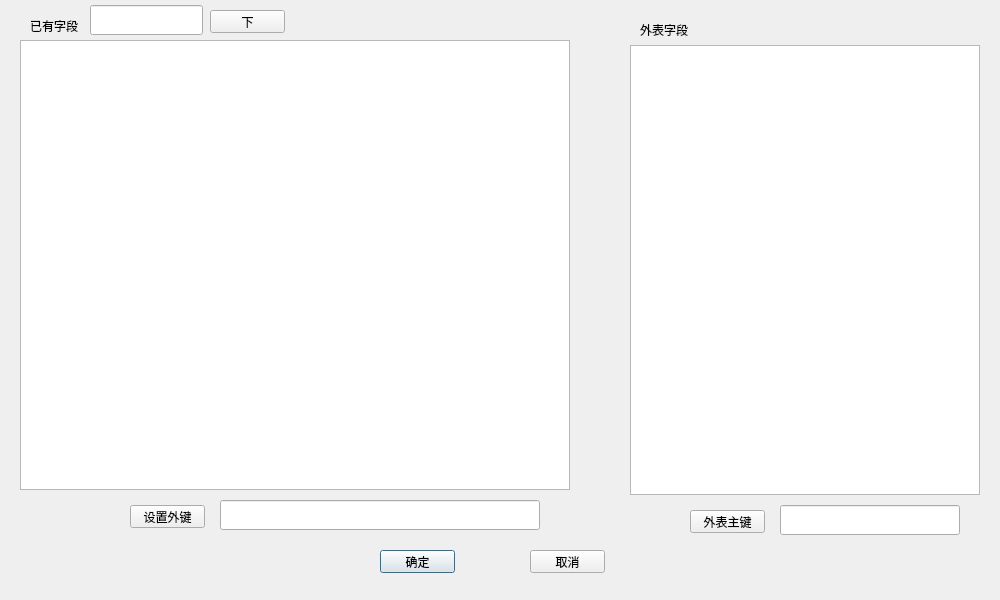
<?xml version="1.0" encoding="UTF-8"?>
<ui version="4.0">
 <class>SetForeignTableDialog</class>
 <widget class="QDialog" name="SetForeignTableDialog">
  <property name="geometry">
   <rect>
    <x>0</x>
    <y>0</y>
    <width>1000</width>
    <height>600</height>
   </rect>
  </property>
  <property name="font">
   <font>
    <pointsize>9</pointsize>
   </font>
  </property>
  <property name="windowTitle">
   <string>关联外表</string>
  </property>
  <widget class="QPushButton" name="btnOk">
   <property name="geometry">
    <rect>
     <x>380</x>
     <y>550</y>
     <width>75</width>
     <height>23</height>
    </rect>
   </property>
   <property name="font">
    <font>
     <pointsize>9</pointsize>
    </font>
   </property>
   <property name="text">
    <string>确定</string>
   </property>
  </widget>
  <widget class="QPushButton" name="btnCancel">
   <property name="geometry">
    <rect>
     <x>530</x>
     <y>550</y>
     <width>75</width>
     <height>23</height>
    </rect>
   </property>
   <property name="font">
    <font>
     <pointsize>9</pointsize>
    </font>
   </property>
   <property name="text">
    <string>取消</string>
   </property>
  </widget>
  <widget class="QTableWidget" name="twAll">
   <property name="geometry">
    <rect>
     <x>20</x>
     <y>40</y>
     <width>550</width>
     <height>450</height>
    </rect>
   </property>
   <property name="font">
    <font>
     <pointsize>9</pointsize>
    </font>
   </property>
   <property name="columnCount">
    <number>0</number>
   </property>
  </widget>
  <widget class="QLabel" name="label">
   <property name="geometry">
    <rect>
     <x>30</x>
     <y>20</y>
     <width>54</width>
     <height>12</height>
    </rect>
   </property>
   <property name="font">
    <font>
     <pointsize>9</pointsize>
    </font>
   </property>
   <property name="text">
    <string>已有字段</string>
   </property>
  </widget>
  <widget class="QTableWidget" name="twForeign">
   <property name="geometry">
    <rect>
     <x>630</x>
     <y>45</y>
     <width>350</width>
     <height>450</height>
    </rect>
   </property>
   <property name="font">
    <font>
     <pointsize>9</pointsize>
    </font>
   </property>
  </widget>
  <widget class="QLabel" name="label_2">
   <property name="geometry">
    <rect>
     <x>640</x>
     <y>20</y>
     <width>54</width>
     <height>20</height>
    </rect>
   </property>
   <property name="font">
    <font>
     <pointsize>9</pointsize>
    </font>
   </property>
   <property name="text">
    <string>外表字段</string>
   </property>
  </widget>
  <widget class="QPushButton" name="btnSetForeignKey">
   <property name="geometry">
    <rect>
     <x>130</x>
     <y>505</y>
     <width>75</width>
     <height>23</height>
    </rect>
   </property>
   <property name="font">
    <font>
     <pointsize>9</pointsize>
    </font>
   </property>
   <property name="text">
    <string>设置外键</string>
   </property>
  </widget>
  <widget class="QLineEdit" name="letForeignKey">
   <property name="geometry">
    <rect>
     <x>220</x>
     <y>500</y>
     <width>320</width>
     <height>30</height>
    </rect>
   </property>
   <property name="font">
    <font>
     <pointsize>9</pointsize>
    </font>
   </property>
   <property name="readOnly">
    <bool>true</bool>
   </property>
  </widget>
  <widget class="QLineEdit" name="letFTKey">
   <property name="geometry">
    <rect>
     <x>780</x>
     <y>505</y>
     <width>180</width>
     <height>30</height>
    </rect>
   </property>
   <property name="font">
    <font>
     <pointsize>9</pointsize>
    </font>
   </property>
   <property name="readOnly">
    <bool>true</bool>
   </property>
  </widget>
  <widget class="QPushButton" name="btnSetFTKey">
   <property name="geometry">
    <rect>
     <x>690</x>
     <y>510</y>
     <width>75</width>
     <height>23</height>
    </rect>
   </property>
   <property name="font">
    <font>
     <pointsize>9</pointsize>
    </font>
   </property>
   <property name="text">
    <string>外表主键</string>
   </property>
  </widget>
  <widget class="QLineEdit" name="letFindTable">
   <property name="geometry">
    <rect>
     <x>90</x>
     <y>5</y>
     <width>113</width>
     <height>30</height>
    </rect>
   </property>
   <property name="font">
    <font>
     <pointsize>9</pointsize>
    </font>
   </property>
  </widget>
  <widget class="QPushButton" name="btnFindDown">
   <property name="geometry">
    <rect>
     <x>210</x>
     <y>10</y>
     <width>75</width>
     <height>23</height>
    </rect>
   </property>
   <property name="font">
    <font>
     <pointsize>9</pointsize>
    </font>
   </property>
   <property name="text">
    <string>下</string>
   </property>
  </widget>
 </widget>
 <resources/>
 <connections/>
</ui>
